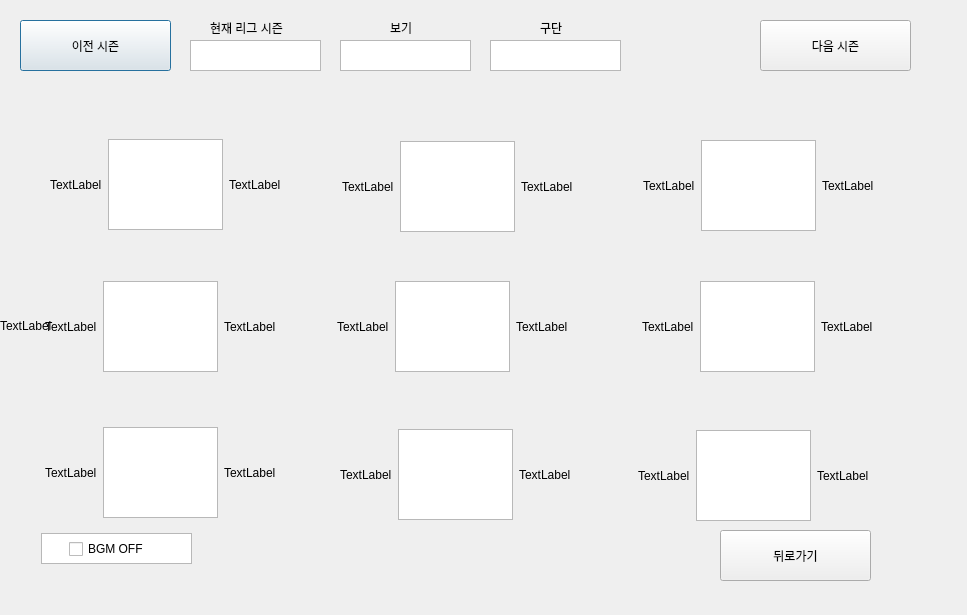
<?xml version="1.0" encoding="UTF-8"?>
<ui version="4.0">
 <class>Dialog</class>
 <widget class="QDialog" name="Dialog">
  <property name="geometry">
   <rect>
    <x>0</x>
    <y>0</y>
    <width>967</width>
    <height>615</height>
   </rect>
  </property>
  <property name="windowTitle">
   <string>Dialog</string>
  </property>
  <widget class="QPushButton" name="Start_Button">
   <property name="geometry">
    <rect>
     <x>20</x>
     <y>20</y>
     <width>151</width>
     <height>51</height>
    </rect>
   </property>
   <property name="text">
    <string>이전 시즌</string>
   </property>
  </widget>
  <widget class="QPushButton" name="Start_Button_2">
   <property name="geometry">
    <rect>
     <x>760</x>
     <y>20</y>
     <width>151</width>
     <height>51</height>
    </rect>
   </property>
   <property name="text">
    <string>다음 시즌</string>
   </property>
  </widget>
  <widget class="QListView" name="listView_3_">
   <property name="geometry">
    <rect>
     <x>190</x>
     <y>40</y>
     <width>131</width>
     <height>31</height>
    </rect>
   </property>
  </widget>
  <widget class="QListView" name="listView_6">
   <property name="geometry">
    <rect>
     <x>340</x>
     <y>40</y>
     <width>131</width>
     <height>31</height>
    </rect>
   </property>
  </widget>
  <widget class="QLabel" name="label_11">
   <property name="geometry">
    <rect>
     <x>210</x>
     <y>20</y>
     <width>101</width>
     <height>16</height>
    </rect>
   </property>
   <property name="text">
    <string>현재 리그 시즌</string>
   </property>
  </widget>
  <widget class="QLabel" name="label_12">
   <property name="geometry">
    <rect>
     <x>390</x>
     <y>20</y>
     <width>31</width>
     <height>16</height>
    </rect>
   </property>
   <property name="text">
    <string>보기</string>
   </property>
  </widget>
  <widget class="QListView" name="listView_7">
   <property name="geometry">
    <rect>
     <x>490</x>
     <y>40</y>
     <width>131</width>
     <height>31</height>
    </rect>
   </property>
  </widget>
  <widget class="QLabel" name="label_13">
   <property name="geometry">
    <rect>
     <x>540</x>
     <y>20</y>
     <width>31</width>
     <height>16</height>
    </rect>
   </property>
   <property name="text">
    <string>구단</string>
   </property>
  </widget>
  <widget class="QPushButton" name="back_Button">
   <property name="geometry">
    <rect>
     <x>720</x>
     <y>530</y>
     <width>151</width>
     <height>51</height>
    </rect>
   </property>
   <property name="text">
    <string>뒤로가기</string>
   </property>
  </widget>
  <widget class="QListView" name="listView_58">
   <property name="geometry">
    <rect>
     <x>41</x>
     <y>533</y>
     <width>151</width>
     <height>31</height>
    </rect>
   </property>
  </widget>
  <widget class="QCheckBox" name="bgmBox">
   <property name="geometry">
    <rect>
     <x>69</x>
     <y>541</y>
     <width>81</width>
     <height>16</height>
    </rect>
   </property>
   <property name="text">
    <string>BGM OFF</string>
   </property>
  </widget>
  <widget class="QWidget" name="horizontalLayoutWidget">
   <property name="geometry">
    <rect>
     <x>50</x>
     <y>139</y>
     <width>231</width>
     <height>91</height>
    </rect>
   </property>
   <layout class="QHBoxLayout" name="horizontalLayout">
    <item>
     <widget class="QLabel" name="image_1">
      <property name="text">
       <string>TextLabel</string>
      </property>
     </widget>
    </item>
    <item>
     <widget class="QListView" name="result_1"/>
    </item>
    <item>
     <widget class="QLabel" name="image_2">
      <property name="text">
       <string>TextLabel</string>
      </property>
     </widget>
    </item>
   </layout>
  </widget>
  <widget class="QWidget" name="horizontalLayoutWidget_2">
   <property name="geometry">
    <rect>
     <x>342</x>
     <y>141</y>
     <width>231</width>
     <height>91</height>
    </rect>
   </property>
   <layout class="QHBoxLayout" name="horizontalLayout_8">
    <item>
     <widget class="QLabel" name="image_3">
      <property name="text">
       <string>TextLabel</string>
      </property>
     </widget>
    </item>
    <item>
     <widget class="QListView" name="result_2"/>
    </item>
    <item>
     <widget class="QLabel" name="image_4">
      <property name="text">
       <string>TextLabel</string>
      </property>
     </widget>
    </item>
   </layout>
  </widget>
  <widget class="QWidget" name="horizontalLayoutWidget_3">
   <property name="geometry">
    <rect>
     <x>643</x>
     <y>140</y>
     <width>231</width>
     <height>91</height>
    </rect>
   </property>
   <layout class="QHBoxLayout" name="horizontalLayout_9">
    <item>
     <widget class="QLabel" name="image_5">
      <property name="text">
       <string>TextLabel</string>
      </property>
     </widget>
    </item>
    <item>
     <widget class="QListView" name="result_3"/>
    </item>
    <item>
     <widget class="QLabel" name="image_6">
      <property name="text">
       <string>TextLabel</string>
      </property>
     </widget>
    </item>
   </layout>
  </widget>
  <widget class="QWidget" name="horizontalLayoutWidget_4">
   <property name="geometry">
    <rect>
     <x>45</x>
     <y>281</y>
     <width>231</width>
     <height>91</height>
    </rect>
   </property>
   <layout class="QHBoxLayout" name="horizontalLayout_10">
    <item>
     <widget class="QLabel" name="image_7">
      <property name="text">
       <string>TextLabel</string>
      </property>
     </widget>
    </item>
    <item>
     <widget class="QListView" name="result_4"/>
    </item>
    <item>
     <widget class="QLabel" name="image_8">
      <property name="text">
       <string>TextLabel</string>
      </property>
     </widget>
    </item>
   </layout>
  </widget>
  <widget class="QWidget" name="horizontalLayoutWidget_5">
   <property name="geometry">
    <rect>
     <x>337</x>
     <y>281</y>
     <width>231</width>
     <height>91</height>
    </rect>
   </property>
   <layout class="QHBoxLayout" name="horizontalLayout_11">
    <item>
     <widget class="QLabel" name="image_9">
      <property name="text">
       <string>TextLabel</string>
      </property>
     </widget>
    </item>
    <item>
     <widget class="QListView" name="result_5"/>
    </item>
    <item>
     <widget class="QLabel" name="image_10">
      <property name="text">
       <string>TextLabel</string>
      </property>
     </widget>
    </item>
   </layout>
  </widget>
  <widget class="QWidget" name="horizontalLayoutWidget_6">
   <property name="geometry">
    <rect>
     <x>642</x>
     <y>281</y>
     <width>231</width>
     <height>91</height>
    </rect>
   </property>
   <layout class="QHBoxLayout" name="horizontalLayout_12">
    <item>
     <widget class="QLabel" name="image_11">
      <property name="text">
       <string>TextLabel</string>
      </property>
     </widget>
    </item>
    <item>
     <widget class="QListView" name="result_6"/>
    </item>
    <item>
     <widget class="QLabel" name="image_12">
      <property name="text">
       <string>TextLabel</string>
      </property>
     </widget>
    </item>
   </layout>
  </widget>
  <widget class="QWidget" name="horizontalLayoutWidget_7">
   <property name="geometry">
    <rect>
     <x>45</x>
     <y>427</y>
     <width>231</width>
     <height>91</height>
    </rect>
   </property>
   <layout class="QHBoxLayout" name="horizontalLayout_13">
    <item>
     <widget class="QLabel" name="image_13">
      <property name="text">
       <string>TextLabel</string>
      </property>
     </widget>
    </item>
    <item>
     <widget class="QListView" name="result_7"/>
    </item>
    <item>
     <widget class="QLabel" name="image_14">
      <property name="text">
       <string>TextLabel</string>
      </property>
     </widget>
    </item>
   </layout>
  </widget>
  <widget class="QWidget" name="horizontalLayoutWidget_8">
   <property name="geometry">
    <rect>
     <x>340</x>
     <y>429</y>
     <width>231</width>
     <height>91</height>
    </rect>
   </property>
   <layout class="QHBoxLayout" name="horizontalLayout_14">
    <item>
     <widget class="QLabel" name="image_15">
      <property name="text">
       <string>TextLabel</string>
      </property>
     </widget>
    </item>
    <item>
     <widget class="QListView" name="result_8"/>
    </item>
    <item>
     <widget class="QLabel" name="image_16">
      <property name="text">
       <string>TextLabel</string>
      </property>
     </widget>
    </item>
   </layout>
  </widget>
  <widget class="QWidget" name="horizontalLayoutWidget_9">
   <property name="geometry">
    <rect>
     <x>638</x>
     <y>430</y>
     <width>231</width>
     <height>91</height>
    </rect>
   </property>
   <layout class="QHBoxLayout" name="horizontalLayout_16">
    <item>
     <widget class="QLabel" name="image_17">
      <property name="text">
       <string>TextLabel</string>
      </property>
     </widget>
    </item>
    <item>
     <widget class="QListView" name="result_11"/>
    </item>
    <item>
     <widget class="QLabel" name="image_18">
      <property name="text">
       <string>TextLabel</string>
      </property>
     </widget>
    </item>
   </layout>
  </widget>
  <widget class="QLabel" name="Main_Pix">
   <property name="geometry">
    <rect>
     <x>0</x>
     <y>0</y>
     <width>1001</width>
     <height>651</height>
    </rect>
   </property>
   <property name="text">
    <string>TextLabel</string>
   </property>
  </widget>
  <zorder>Main_Pix</zorder>
  <zorder>Start_Button</zorder>
  <zorder>Start_Button_2</zorder>
  <zorder>listView_3_</zorder>
  <zorder>listView_6</zorder>
  <zorder>label_11</zorder>
  <zorder>label_12</zorder>
  <zorder>listView_7</zorder>
  <zorder>label_13</zorder>
  <zorder>back_Button</zorder>
  <zorder>listView_58</zorder>
  <zorder>bgmBox</zorder>
  <zorder>horizontalLayoutWidget</zorder>
  <zorder>horizontalLayoutWidget_2</zorder>
  <zorder>horizontalLayoutWidget_3</zorder>
  <zorder>horizontalLayoutWidget_4</zorder>
  <zorder>horizontalLayoutWidget_5</zorder>
  <zorder>horizontalLayoutWidget_6</zorder>
  <zorder>horizontalLayoutWidget_7</zorder>
  <zorder>horizontalLayoutWidget_8</zorder>
  <zorder>horizontalLayoutWidget_9</zorder>
 </widget>
 <resources/>
 <connections/>
</ui>
